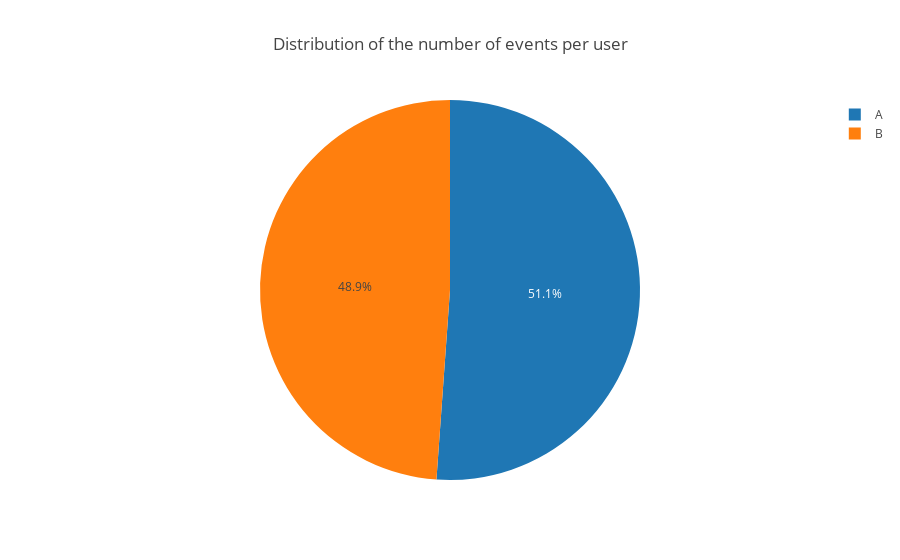

The cell this chart's notebook holds for it:
### Markdown cell above
### Is the number of events per user distributed equally in the samples?

### Code cell
tm_events_per_user = df_ab_testing.groupby(['group']).agg({
    'user_id': 'nunique',
    'event_dt': 'count'
}).rename(columns={
    'user_id': 'n_users',
    'event_dt': 'n_events'
}).reset_index()

tm_events_per_user['n_events_per_user'] = round(tm_events_per_user.n_events / tm_events_per_user.n_users, 2)
tm_events_per_user

fig = px.pie(
    tm_events_per_user,
    values='n_events',
    names='group',
    #              color='region',
    title='Distribution of the number of events per user')

fig.show()

### Figure 1 — Plotly figure (JSON) as saved in the notebook; plotly's stock layout.template omitted (floating-point values rounded to 4 significant figures)
{"data": [{"domain": {"x": [0, 1], "y": [0, 1]}, "hovertemplate": "group=%{label}<br>n_events=%{value}<extra></extra>", "labels": ["A", "B"], "legendgroup": "", "name": "", "showlegend": true, "type": "pie", "values": [26513, 25335]}], "layout": {"legend": {"tracegroupgap": 0}, "title": {"text": "Distribution of the number of events per user"}}}
